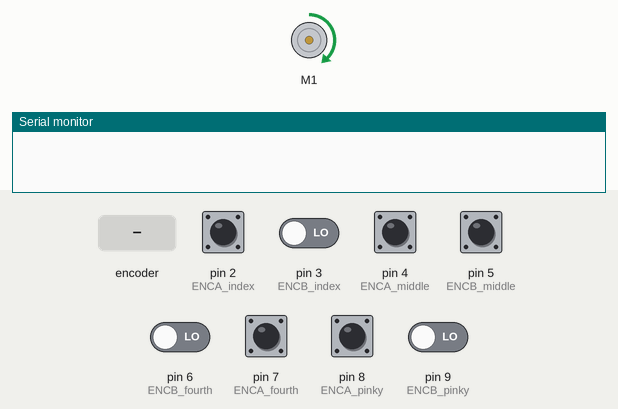
Recording of a sketch running on a simulated Arduino Uno, built with avr-gcc and run on an emulated ATmega328P. On the bench: DC motor (green arrow = forward, orange = backward, longer = faster), the last lines printed to the serial monitor. The inputs (shaded band) are chosen by the test bench; at power-on: pin 2 (ENCA_index), pin 4 (ENCA_middle), pin 5 (ENCB_middle), pin 7 (ENCA_fourth), pin 8 (ENCA_pinky) HIGH, pin 3 (ENCB_index), pin 6 (ENCB_fourth), pin 9 (ENCB_pinky) LOW.

Above: at 0.1 s.
At 1.2 s:
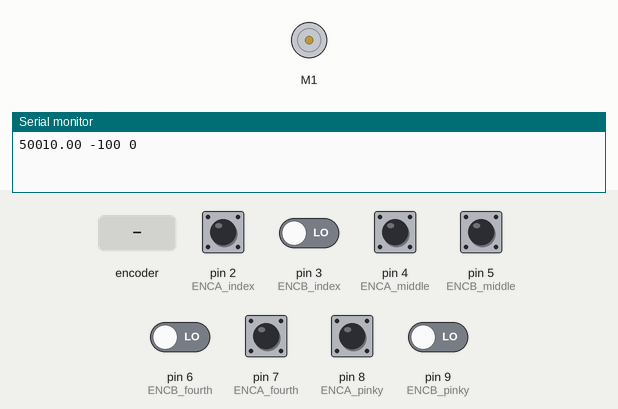
1.3 s: rotary encoder on pin 2 (ENCA_index) / pin 3 (ENCB_index) turned 1 step (first pin leading)
At 2.7 s:
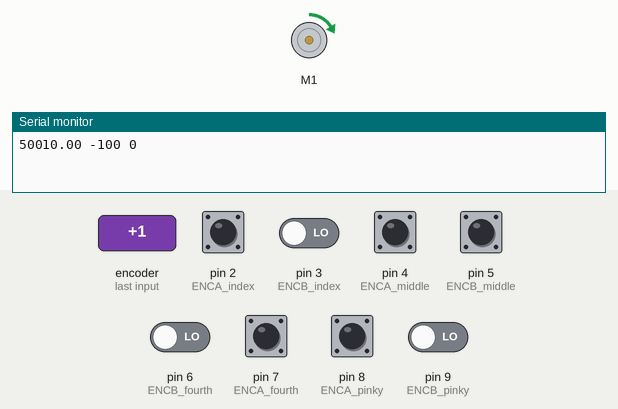
Timing chart, 0 to 13.1 s (numbered marks = the images above; inputs shaded):
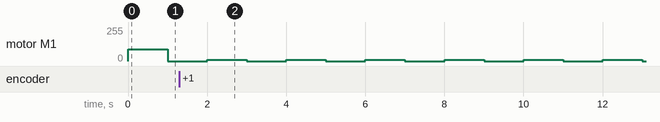

Measured:
- by itself, motor M1: alternates forward 9/255 for 1.0 s and stopped for 1.0 s

The sketch:

EncoderPosition.ino
```cpp
/********************************************************************
 * Read encoders to control motor positions.
*********************************************************************/

#include <Wire.h>
#include <Adafruit_MotorShield.h>
#include "utility/Adafruit_MS_PWMServoDriver.h"

// Initialize motor driver and motors
Adafruit_MotorShield AFMS = Adafruit_MotorShield();
Adafruit_DCMotor *myMotor1 = AFMS.getMotor(1);
Adafruit_DCMotor *myMotor2 = AFMS.getMotor(2);
Adafruit_DCMotor *myMotor3 = AFMS.getMotor(3);
Adafruit_DCMotor *myMotor4 = AFMS.getMotor(4);

// Define encoder channel pins
#define ENCA_index 2
#define ENCB_index 3
#define ENCA_middle 4
#define ENCB_middle 5
#define ENCA_fourth 7
#define ENCB_fourth 6
#define ENCA_pinky 8
#define ENCB_pinky 9

// Initialize encoder counters
int pos_index = 0;
int pos_middle = 0;
int pos_fourth = 0;
int pos_pinky = 0;

// Initialize encoder channel readings
int a_middle_prev = 0;
int a_middle = 0;
int b_middle_prev = 0;
int b_middle = 0;

int a_fourth_prev = 0;
int a_fourth = 0;
int b_fourth_prev = 0;
int b_fourth = 0;

int a_pinky_prev = 0;
int a_pinky = 0;
int b_pinky_prev = 0;
int b_pinky = 0;

int freq = 1000;
int state = 0;
int target = 0;

// Constants for feedback control loop
int dir = 0;
long prevT = 0;
float eprev = 0;
float eintegral = 0;

// Function prototypes
void bend(Adafruit_DCMotor* motor, int dirs, float power);
void home();
void readEncoder();

void setup()
{
    // Initialize serial communication at 9600 bits per second
    Serial.begin(9600);
    AFMS.begin();

    // Set encoder pins as inputs to read channels
    pinMode(ENCA_index, INPUT);
    pinMode(ENCB_index, INPUT);
    pinMode(ENCA_middle, INPUT);
    pinMode(ENCB_middle, INPUT);
    pinMode(ENCA_fourth, INPUT);
    pinMode(ENCB_fourth, INPUT);
    pinMode(ENCA_pinky, INPUT);
    pinMode(ENCB_pinky, INPUT);

    // Initialize Arduino Timer 1: 16 bit timer
    cli();
    TCCR2A = 0b01010011;
    TCCR2B = 0b00001100;
    OCR2A = 84;
    OCR2B = OCR2A/2;
    TIMSK1 |= B00000010;
    sei();

    // Using built in interrupt pins for index finger
    attachInterrupt(digitalPinToInterrupt(ENCA_index), readIndexEncoder, RISING);
}

void loop()
{
    // Read encoder channels for current state
    a_middle_prev = digitalRead(ENCA_middle);
    b_middle_prev = digitalRead(ENCB_middle);

    a_fourth_prev = digitalRead(ENCA_fourth);
    b_fourth_prev = digitalRead(ENCA_fourth);

    a_pinky_prev = digitalRead(ENCA_pinky);
    b_pinky_prev = digitalRead(ENCA_pinky);

    // set target position
    target = -100;

    // Define proportional, integral, and derivative gains
    float kp = 0.1;
    float ki = 0;
    float kd = 0.1;

    // Set time difference
    long currT = micros();

    float deltaT = ((float)(currT-prevT))/1.0e6;
    prevT = currT;

    // Error between current position and goal
    int e = pos_index-target;

    // Compute derivative
    float dedt = (e-eprev)/(deltaT);

    // Compute integral
    eintegral = eintegral + e*deltaT;

    // Compute control signal
    float u = kp*e + kd*dedt + ki*eintegral;

    // Use absolute value for the motor power
    float pwr = fabs(u);

    // Motor direction clockwise unless control signal is negative
    dir = 1;

    if (u<0)
    {
        dir = -1;
    }

    // Move index finger
    bend(myMotor1, dir, pwr);

    // Store previous error
    eprev = e;
}

// ISR for index finger encoder
void readIndexEncoder()
{
    int b_index = digitalRead(ENCB_index);
    if(b_index>0)
    {
        pos_index++;  // CW (finger up)
    }
    else
    {
        pos_index--;  // CCW (finger down)
    }
}

// Function to move desired motor based on PID control
// Params :
//      motor - Desired motor number
//      dirs - direction to move
//      power - power to give motor between 0 and 255
void bend(Adafruit_DCMotor* motor, int dirs, float power)
{
    motor->setSpeed(power);
    if (dirs == 1)                      // Move CW
    {
        motor->run(FORWARD);
        delay(freq);
        Serial.print(power);
        Serial.print(" ");
        Serial.print(target);
        Serial.print(" ");
        Serial.print(pos_index);
        Serial.println();
        motor->run(RELEASE);
        delay(freq);
    }
    else if (dirs == -1)                // Move CCW
    {
        motor->run(BACKWARD);
        delay(freq);
        Serial.print(power);
        Serial.print(" ");
        Serial.print(target);
        Serial.print(" ");
        Serial.print(pos_index);
        Serial.println();
        motor->run(RELEASE);
        delay(freq);
    }
    else                                // Don't move
    {
        myMotor1->run(RELEASE);
        myMotor2->run(RELEASE);
        myMotor3->run(RELEASE);
        myMotor4->run(RELEASE);
    }

}

// ISR for Timer1
// Reads encoders for middle, fourth, and pinky fingers
ISR(TIMER1_COMPA_vect)
{
    // Read middle finger channel A
    a_middle = digitalRead(ENCA_middle);

    // RISING edge: from LOW to HIGH
    if (a_middle_prev == LOW && a_middle == HIGH)
    {
        // Read middle finger channel B
        b_middle = digitalRead(ENCB_middle);

        // Encoder lookup table for CW and CCW
        if (a_middle_prev == LOW && b_middle_prev == LOW && a_middle == LOW && b_middle == HIGH)
        {
            pos_middle--;
        }
        else if (a_middle_prev == LOW && b_middle_prev == LOW && a_middle == HIGH && b_middle == LOW)
        {
            pos_middle++;
        }
        else if (a_middle_prev == LOW && b_middle_prev == HIGH && a_middle == HIGH && b_middle == HIGH)
        {
            pos_middle--;
        }
        else if (a_middle_prev == LOW && b_middle_prev == HIGH && a_middle == LOW && b_middle == LOW)
        {
            pos_middle++;
        }
        else if (a_middle_prev == HIGH && b_middle_prev == LOW && a_middle == LOW && b_middle == LOW)
        {
            pos_middle--;
        }
        else if (a_middle_prev == HIGH && b_middle_prev == LOW && a_middle == HIGH && b_middle == HIGH)
        {
            pos_middle++;
        }
        else if (a_middle_prev == HIGH && b_middle_prev == HIGH && a_middle == HIGH && b_middle == LOW)
        {
            pos_middle--;
        }
        else if (a_middle_prev == HIGH && b_middle_prev == HIGH && a_middle == LOW && b_middle == HIGH)
        {
            pos_middle++;
        }
    }
    // Save current readings as previous
    a_middle_prev = a_middle;
    b_middle_prev = b_middle;

    // Read fourth finger channel A
    a_fourth = digitalRead(ENCA_fourth);

    // RISING edge: from LOW to HIGH
    if (a_fourth_prev == LOW && a_fourth == HIGH)
    {
        // Read fourth finger channel B
        b_fourth = digitalRead(ENCB_fourth);

        // Encoder lookup table for CW and CCW
        if(a_fourth_prev == LOW && b_middle_prev == LOW && a_fourth == LOW && b_fourth == HIGH)
        {
            pos_fourth--;
        }
        else if (a_fourth_prev == LOW && b_middle_prev == LOW && a_fourth == HIGH && b_fourth == LOW)
        {
            pos_fourth++;
        }
        else if (a_fourth_prev == LOW && b_middle_prev == HIGH && a_fourth == HIGH && b_fourth == HIGH)
        {
            pos_fourth--;
        }
        else if (a_fourth_prev == LOW && b_middle_prev == HIGH && a_fourth == LOW && b_fourth == LOW)
        {
            pos_fourth++;
        }
        else if (a_fourth_prev == HIGH && b_middle_prev == LOW && a_fourth == LOW && b_fourth == LOW)
        {
            pos_fourth--;
        }
        else if (a_fourth_prev == HIGH && b_middle_prev == LOW && a_fourth == HIGH && b_fourth == HIGH)
        {
            pos_fourth++;
        }
        else if (a_fourth_prev == HIGH && b_middle_prev == HIGH && a_fourth == HIGH && b_fourth == LOW)
        {
            pos_fourth--;
        }
        else if (a_fourth_prev == HIGH && b_middle_prev == HIGH && a_fourth == LOW && b_fourth == HIGH)
        {
            pos_fourth++;
        }
    }
    // Save current readings as previous
    a_fourth_prev = a_fourth;
    b_fourth_prev = b_fourth;

    // Read pinky finger channel A
    a_pinky = digitalRead(ENCA_pinky);

    // RISING edge: from LOW to HIGH
    if (a_pinky_prev == LOW && a_pinky == HIGH)
    {
        // Read fourth finger channel B
        b_pinky = digitalRead(ENCB_pinky);

        // Encoder lookup table for CW and CCW
        if(a_pinky_prev == LOW && b_middle_prev == LOW && a_pinky == LOW && b_pinky == HIGH)
        {
            pos_pinky--;
        }
        else if (a_pinky_prev == LOW && b_middle_prev == LOW && a_pinky == HIGH && b_pinky == LOW)
        {
            pos_pinky++;
        }
        else if (a_pinky_prev == LOW && b_middle_prev == HIGH && a_pinky == HIGH && b_pinky == HIGH)
        {
            pos_pinky--;
        }
        else if (a_pinky_prev == LOW && b_middle_prev == HIGH && a_pinky == LOW && b_pinky == LOW)
        {
            pos_pinky++;
        }
        else if (a_pinky_prev == HIGH && b_middle_prev == LOW && a_pinky == LOW && b_pinky == LOW)
        {
            pos_pinky--;
        }
        else if (a_pinky_prev == HIGH && b_middle_prev == LOW && a_pinky == HIGH && b_pinky == HIGH)
        {
            pos_pinky++;
        }
        else if (a_pinky_prev == HIGH && b_middle_prev == HIGH && a_pinky == HIGH && b_pinky == LOW)
        {
            pos_pinky--;
        }
        else if (a_pinky_prev == HIGH && b_middle_prev == HIGH && a_pinky == LOW && b_pinky == HIGH)
        {
            pos_pinky++;
        }
    }
    // Save current readings as previous
    a_pinky_prev = a_pinky;
    b_pinky_prev = b_pinky;
}
```
